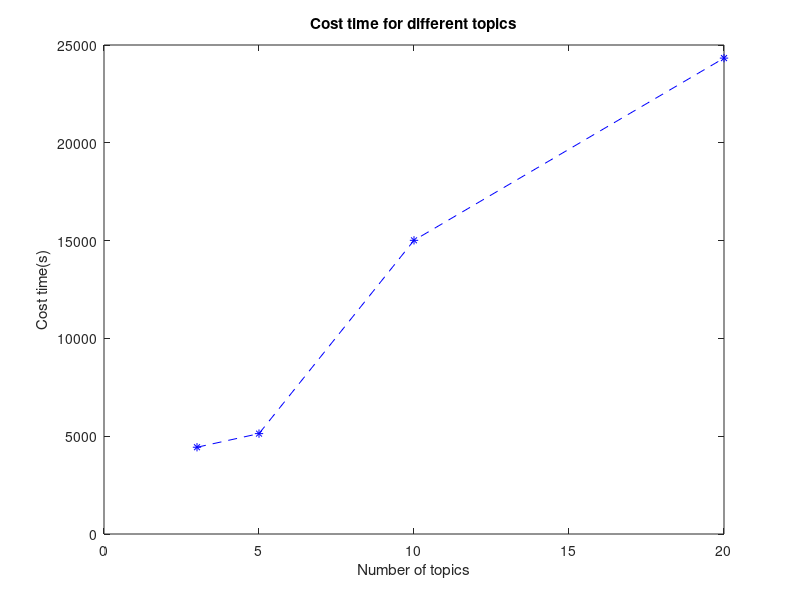

The MATLAB script that drew this image:
%PLOTTIME plot cost time of program excutation time  for different 
%  number of topics.

% Load the perplexity statistics
s_time = load('./excutation_time.txt');
figure;
set(gcf,'Position',[500 500 500 400]);
plot(s_time(:,1), s_time(:,2), 'b*--');

%axis([0 30 10 3000]);
title('Cost time for different topics');
xlabel('Number of topics');
ylabel('Cost time(s)');

saveas(gcf, ['./excutation_time', '.jpg']);

